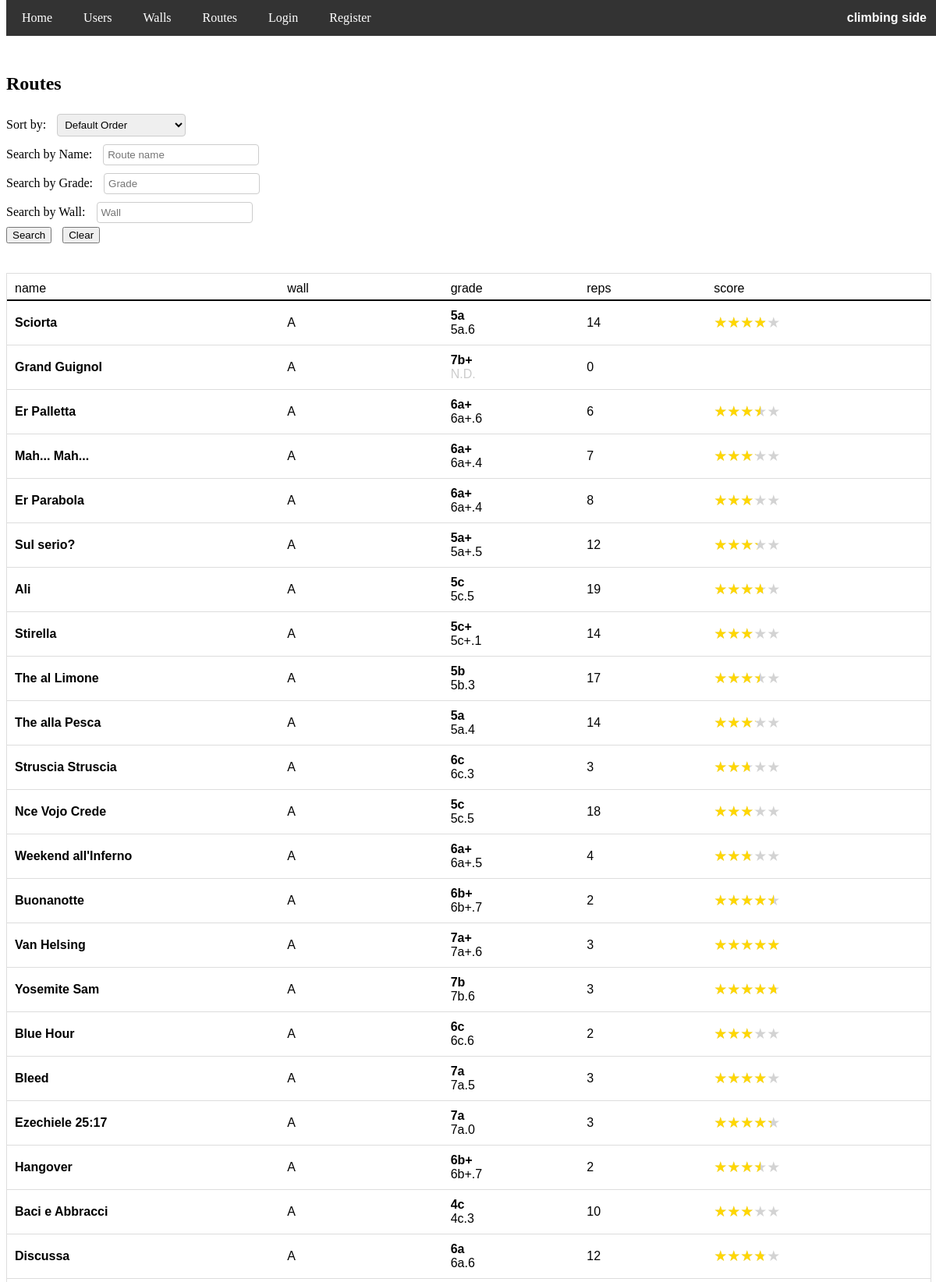
/routes (upper part), run on the app's committed database.
### app/models.py (models this page shows, shortened)
class Route(db.Model):
    id = db.Column(db.Integer, primary_key=True)
    name = db.Column(db.String(100), nullable=False)
    grade = db.Column(db.String(3), nullable=False)
    wall_id = db.Column(db.Integer, db.ForeignKey('wall.id'), nullable=False)
    image_file = db.Column(db.String(255), nullable=True)

### app/routes.py (the view)
@routes.route('/routes')
def routes_list():
    search_name = request.args.get('search_name', '').strip()
    search_grade = request.args.get('search_grade', '').strip()
    search_wall = request.args.get('search_wall', '').strip()
    sort_order = request.args.get('sort', 'default')
    base_query = db.session.query(
        Route,
        func.count(user_route.c.route_id).label('repetitions'),
        func.coalesce(func.avg(user_route.c.score), 0).label('avg_score'),
        func.coalesce(func.avg(user_route.c.proposed_grade), -1).label('avg_proposed_grade')
    ).outerjoin(user_route, Route.id == user_route.c.route_id) \
     .join(Wall, Route.wall_id == Wall.id) \
     .group_by(Route.id)
    if search_name:
        base_query = base_query.filter(
            Route.name.ilike(f"{search_name}%") |
            Route.name.ilike(f"% {search_name}%")
            )
    if search_grade:
        base_query = base_query.filter(Route.grade == search_grade)
    if search_wall:
        base_query = base_query.filter(Wall.name  == search_wall)
    if sort_order == 'asc':
        routes = base_query.order_by(Route.grade).all()
    elif sort_order == 'desc':
        routes = base_query.order_by(desc(Route.grade)).all()
    elif sort_order == 'repetitions':
        routes = base_query.order_by(func.count(user_route.c.route_id).desc()).all()
    elif sort_order == 'avg_score':
        routes = base_query.order_by(func.coalesce(func.avg(user_route.c.score), 0).desc()).all()
    elif sort_order == 'alph':
        routes = base_query.order_by(func.lower(Route.name)).all()
    else:
        routes = base_query.order_by(Route.id).all()
    routes_list = []
    for route, repetitions, avg_score, avg_proposed_grade in routes:
        user_has_done = False
        if current_user.is_authenticated:
            user_has_done = db.session.query(user_route).filter_by(
                user_id=current_user.id,
                route_id=route.id
            ).count() > 0
        route_data = {
            'id': route.id,
            'name': route.name,
            'wall_id': route.wall_id,
            'wall': route.wall.name,
            'grade': route.grade,
            'repetitions': repetitions,
            'avg_score': avg_score,
            'avg_proposed_grade': display_grade_backend(avg_proposed_grade),
            'done': user_has_done
        }
        routes_list.append(route_data)
    allroutes = Route.query.all()
    nroutes=len(allroutes)
    grades = [route.grade for route in allroutes]
    french_grades = [
    "4a", "4a+", "4b", "4b+", "4c", "4c+",
    "5a", "5a+", "5b", "5b+", "5c", "5c+",
    "6a", "6a+", "6b", "6b+", "6c", "6c+",
    "7a", "7a+", "7b", "7b+", "7c", "7c+",
    "8a", "8a+", "8b", "8b+", "8c", "8c+",
    "9a", "9a+", "9b", "9b+", "9c"
    ]
    grade_frequencies = dict(Counter(grades))
    grade_distribution = {grade: grade_frequencies.get(grade, 0) for grade in french_grades}
    return render_template('routes/routes_list.html', routes=routes_list, sort_order=sort_order, grade_distribution=grade_distribution, nroutes=nroutes, search_name=search_name, search_grade=search_grade, search_wall=search_wall)

### app/templates/routes/routes_list.html (shortened to what this page needs)
<!DOCTYPE html>
<html lang="en">
<head>
    <link rel="stylesheet" href="{{ url_for('static', filename='styles.css') }}">
</head>
<body>
    {% if current_user.is_authenticated %}
        <div class="navbar" id="myNavbar">
            <span class="navbar-right"><b>climbing side</b></span>
            <a href="{{ url_for('home.homepage') }}">Home</a>
            <a href="{{ url_for('users.users_list') }}">Users</a>
            <a href="{{ url_for('routes.walls_list') }}">Walls</a>
            <a href="{{ url_for('routes.routes_list') }}">Routes</a>
            <a href="{{ url_for('users.user_page', user_id=current_user.id) }}">Profile</a>
            <a href="{{ url_for('users.logout') }}" onclick="return confirmLogout()" >Logout</a>
            <a href="javascript:void(0);" class="icon" onclick="toggleMenu()">&#9776;</a>
        </div>
    {% else %}
        <div class="navbar" id="myNavbar">
            <span class="navbar-right"><b>climbing side</b></span>
            <a href="{{ url_for('home.homepage') }}">Home</a>
            <a href="{{ url_for('users.users_list') }}">Users</a>
            <a href="{{ url_for('routes.walls_list') }}">Walls</a>
            <a href="{{ url_for('routes.routes_list') }}">Routes</a>
            <a href="{{ url_for('users.login') }}" >Login</a>
            <a href="{{ url_for('users.register') }}" >Register</a>
        </div>
    {% endif %}
    <br>
    <br>
    <div class="content">
    <h2>Routes</h2>
    <div>
        <form method="GET" action="{{ url_for('routes.routes_list') }}" style="margin-bottom: 20px;">
            <label for="sort">Sort by:</label>
            <select id="sort" name="sort" onchange="this.form.submit();">
                <option value="default" {% if sort_order == 'default' %}selected{% endif %}>Default Order</option>
            </select>
            <br>
            <label for="search_name">Search by Name:</label>
            <input type="text" class="input-field" id="search_name" name="search_name" value="{{ search_name }}" placeholder="Route name">
            <br>
            <label for="search_grade">Search by Grade:</label>
            <input type="text" class="input-field" id="search_grade" name="search_grade" value="{{ search_grade }}" placeholder="Grade">
            <br>
            <label for="search_grade">Search by Wall:</label>
            <input type="text" class="input-field" id="search_wall" name="search_wall" value="{{ search_wall }}" placeholder="Wall">
            <br>
            <button type="submit" >Search</button>
            <button type="submit" style="margin-left: 10px;"><a href="{{ url_for('routes.routes_list') }}" style="text-decoration: none; color: black" >Clear</a></button>
        </form>
    </div>
    <br>
    {% if routes %}
        <div class="table" style="font-family: Verdana, sans-serif;">
            <div class="row" style="border-bottom: 2px solid black; padding-bottom: 5px;">
                <span style="flex-basis: 28%;"> name </span>
                <span style="flex-basis: 2%;"> </span>
                <span style="flex-basis: 18%;"> wall </span>
                <span style="flex-basis: 15%;"> grade </span>
                <span style="flex-basis: 14%;"> reps </span>
                <span style="flex-basis: 23%;"> score </span>
            </div>
            {% for route in routes %}
                <div class="row" style = "display: flex; align-items: center; {% if route.done %} background-color: rgba(255, 240, 0, 0.4); {% endif %} ">
                    <a href="{{ url_for('routes.route_page', route_id=route.id) }}" class="link6" style="flex-basis: 28%; overflow-wrap: anywhere; word-break: normal;"><strong>{{ route.name }} </strong></a>
                    <a href="{{ url_for('routes.wall_page', wall_id=route.wall_id) }}" class="link6" style="flex-basis: 18%; font-weight: normal;">{{ route.wall }} </a>
                    <span style="flex-basis: 15%;"> <strong>{{ route.grade }}</strong> <br> <normal style="color: {{ '#ccc' if route.avg_proposed_grade=='N.D.' else 'black' }};">{{ route.avg_proposed_grade }}</normal> </span>
                    <span style="flex-basis: 14%;"> {{ route.repetitions }} </span>
                    {% if route.avg_score != 0 %}
                        <span style="flex-basis: 23%;"> <span id="{{ route.id}}" class="star-container" style="--filled-star-width: {{route.avg_score *100/5}}%">★★★★★</span> </span>
                    {% else %}
                        <span style="flex-basis: 23%;"> </span>
                    {% endif %}
                </div>
            {% endfor %}
        </div>
    {% else %}
        <p>No Routes found.</p>
    {% endif %}
    <br>
    <br>
    <br>
    <br>
    <br>
    <br>
    <br>
    <br>
    <br>
    <br>
    <br>
    </div>
</body>
</html>

### app/static/styles.css (style rules this page uses)
.link6 { color: black; font-weight: bold; text-decoration: none; }
.navbar { background-color: #333; overflow: hidden; position: fixed; top: 0; width: 100%; z-index: 9999; }
.navbar a { float: left; display: block; color: white; text-align: center; padding: 14px 20px; text-decoration: none; }
.navbar-right { float: right; color: white; padding: 14px 20px; text-align: center; font-family: Verdana, sans-serif; }
.content { padding-top: 30px; }
.star-container { position: relative; display: inline-block; font-size: 19px; color: lightgray; }
.star-container::before { content: '★★★★★'; position: absolute; top: 0; left: 0; width: var(--filled-star-width, 0%); color: gold; overflow: hidden; }

### app/templates/routes/routes_list.html (style rules this page uses)
.table { display: flex; flex-direction: column; width: 100%; border: 1px solid #ddd; }
.row { display: flex; padding: 10px; border-bottom: 1px solid #ddd; }
.row a { flex-basis: 25%; }
.row span { flex-basis: 20%; text-align: left; }
.input-field { width: 200px; padding: 5px; margin: 5px 10px 5px 0; border: 1px solid #ccc; border-radius: 4px; box-sizing: border-box; }
form { align-items: center; }
label { margin-right: 10px; margin-bottom: 5px; }
select { margin: 5px 10px 5px 0; padding: 5px; border: 1px solid #ccc; border-radius: 4px; box-sizing: border-box; }

### data on the page
Route: name "Sciorta", wall "A", grade "5a", avg_proposed_grade "5a.6", repetitions "14", {{ route.avg_score *100/5 }} 77.14285714285714 (drawn)
Route: name "Grand Guignol", wall "A", grade "7b+", avg_proposed_grade "N.D.", repetitions "0"
Route: name "Er Palletta", wall "A", grade "6a+", avg_proposed_grade "6a+.6", repetitions "6", {{ route.avg_score *100/5 }} 70.0 (drawn)
Route: name "Mah... Mah...", wall "A", grade "6a+", avg_proposed_grade "6a+.4", repetitions "7", {{ route.avg_score *100/5 }} 62.857142857142854 (drawn)
Route: name "Er Parabola", wall "A", grade "6a+", avg_proposed_grade "6a+.4", repetitions "8", {{ route.avg_score *100/5 }} 62.5 (drawn)
Route: name "Sul serio?", wall "A", grade "5a+", avg_proposed_grade "5a+.5", repetitions "12", {{ route.id }} 6 (drawn)
Route: name "Ali", wall "A", grade "5c", avg_proposed_grade "5c.5", repetitions "19", {{ route.id }} 7 (drawn)
Route: name "Stirella", wall "A", grade "5c+", avg_proposed_grade "5c+.1", repetitions "14", {{ route.avg_score *100/5 }} 58.57142857142857 (drawn)
Route: name "The al Limone", wall "A", grade "5b", avg_proposed_grade "5b.3", repetitions "17", {{ route.avg_score *100/5 }} 69.41176470588235 (drawn)
Route: name "The alla Pesca", wall "A", grade "5a", avg_proposed_grade "5a.4", repetitions "14", {{ route.avg_score *100/5 }} 62.857142857142854 (drawn)
Route: name "Struscia Struscia", wall "A", grade "6c", avg_proposed_grade "6c.3", repetitions "3", {{ route.avg_score *100/5 }} 53.33333333333333 (drawn)
Route: name "Nce Vojo Crede", wall "A", grade "5c", avg_proposed_grade "5c.5", repetitions "18", {{ route.avg_score *100/5 }} 62.22222222222223 (drawn)
Route: name "Weekend all'Inferno", wall "A", grade "6a+", avg_proposed_grade "6a+.5", repetitions "4", {{ route.avg_score *100/5 }} 55.0 (drawn)
Route: name "Buonanotte", wall "A", grade "6b+", avg_proposed_grade "6b+.7", repetitions "2", {{ route.avg_score *100/5 }} 90.0 (drawn)
Route: name "Van Helsing", wall "A", grade "7a+", avg_proposed_grade "7a+.6", repetitions "3", {{ route.avg_score *100/5 }} 100.0 (drawn)
Route: name "Yosemite Sam", wall "A", grade "7b", avg_proposed_grade "7b.6", repetitions "3", {{ route.avg_score *100/5 }} 93.33333333333334 (drawn)
Route: name "Blue Hour", wall "A", grade "6c", avg_proposed_grade "6c.6", repetitions "2", {{ route.avg_score *100/5 }} 60.0 (drawn)
Route: name "Bleed", wall "A", grade "7a", avg_proposed_grade "7a.5", repetitions "3", {{ route.avg_score *100/5 }} 80.0 (drawn)
Route: name "Ezechiele 25:17", wall "A", grade "7a", avg_proposed_grade "7a.0", repetitions "3", {{ route.avg_score *100/5 }} 86.66666666666666 (drawn)
Route: name "Hangover", wall "A", grade "6b+", avg_proposed_grade "6b+.7", repetitions "2", {{ route.avg_score *100/5 }} 70.0 (drawn)
Route: name "Baci e Abbracci", wall "A", grade "4c", avg_proposed_grade "4c.3", repetitions "10", {{ route.avg_score *100/5 }} 58.0 (drawn)
Route: name "Discussa", wall "A", grade "6a", avg_proposed_grade "6a.6", repetitions "12", {{ route.avg_score *100/5 }} 75.0 (drawn)
